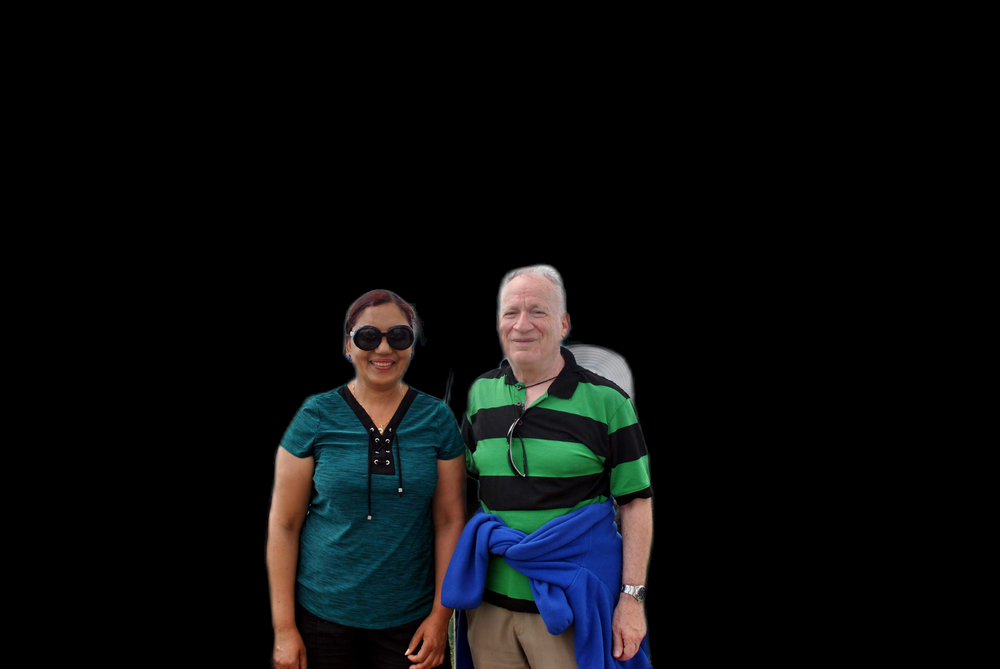
#> input picture DSC_9064_no_bg.png, 1000 x 669 px, shrunk from 3872 x 2592 before the run, given in place of ., which was not available
$ python png-clean.py .
#> lines starting #> are read from the running program, lines starting #| are printed output that depends on the picture; after the words box and inside, x2 and y2 are one past the last pixel; in counts of white or black regions, pixels touching at a corner belong together; pictures that were not available may be replaced by others from this repository, and a replacement may not be noted
import cv2
import numpy as np
from PIL import Image
import os
import argparse
import tkinter as tk
from tkinter import filedialog, messagebox, simpledialog

class PNGBackgroundCleaner:
    def __init__(self):
        self.current_image = None
        self.original_image = None
        self.mask = None
        self.drawing = False
        self.brush_size = 20
        self.mode = 'remove'  # 'remove' or 'keep'

    def load_image(self, image_path):
        """Load an image and prepare it for editing"""
#> called with image_path = '.'
        try:
            # Load image
            img = cv2.imread(image_path, cv2.IMREAD_UNCHANGED)
#> img is the input picture: shape (669, 1000, 4); mean B, G, R, A 13, 12.2, 10.4, 45

            if img is None:
                print(f"Error: Could not load image {image_path}")
                return False

            # Convert to BGRA if needed
            if len(img.shape) == 3:
                if img.shape[2] == 3:  # BGR
                    img = cv2.cvtColor(img, cv2.COLOR_BGR2BGRA)
                    # Set alpha to fully opaque
                    img[:,:,3] = 255
            elif len(img.shape) == 4:  # Already BGRA
                pass
            else:
                print(f"Error: Unsupported image format")
                return False

            self.original_image = img.copy()
            self.current_image = img.copy()
            self.mask = np.zeros(img.shape[:2], dtype=np.uint8)

            print(f"Loaded image: {image_path}")
            print(f"Size: {img.shape[1]}x{img.shape[0]}")
#| Size: 1000x669
            print(f"Channels: {img.shape[2]}")
#| Channels: 4

            return True

        except Exception as e:
            print(f"Error loading image: {e}")
            return False

    def auto_remove_white_background(self, threshold=240, tolerance=20):
        """Automatically remove white/light backgrounds"""
#> called with threshold = 240, tolerance = 20
        if self.current_image is None:
            return False

        # Convert to RGB for processing
        rgb = cv2.cvtColor(self.current_image[:,:,:3], cv2.COLOR_BGR2RGB)

        # Multiple methods to detect background
        methods_masks = []

        # Method 1: Pure white detection
        white_mask = np.all(rgb >= threshold, axis=2)
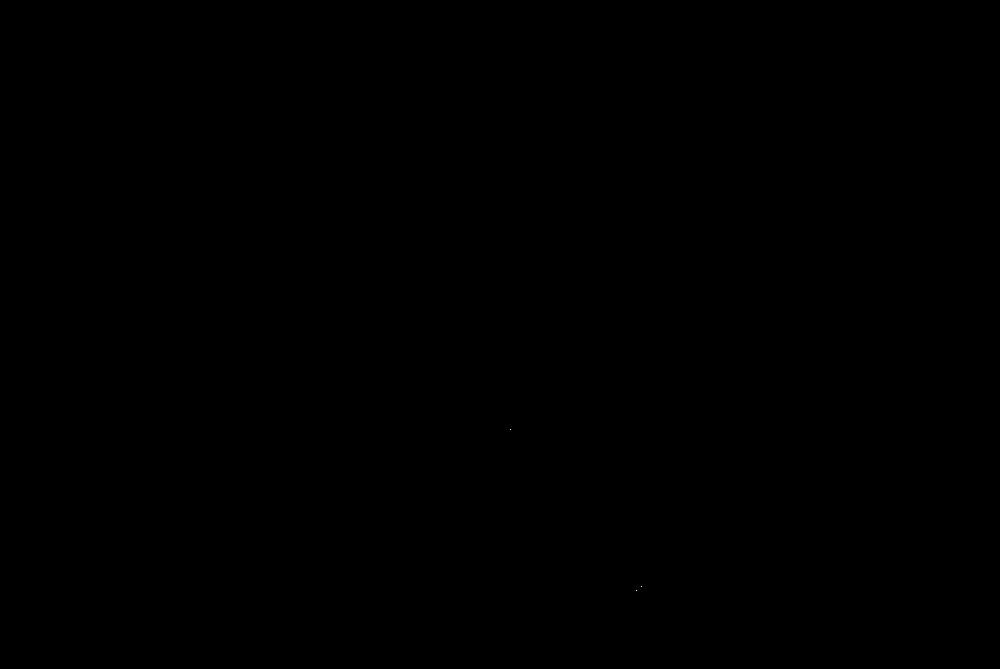
#> white_mask: shape (669, 1000) bool; 0% white in thin lines or dots, all inside (x1, y1, x2, y2) = (510, 429, 642, 591)
        methods_masks.append(white_mask)

        # Method 2: Near-white with tolerance
        near_white = np.all(rgb >= threshold - tolerance, axis=2)
#> near_white: shape (669, 1000) bool; 0.01% white in thin lines or dots, all inside (x1, y1, x2, y2) = (351, 268, 642, 594)
        methods_masks.append(near_white)

        # Method 3: Brightness-based
        gray = cv2.cvtColor(rgb, cv2.COLOR_RGB2GRAY)
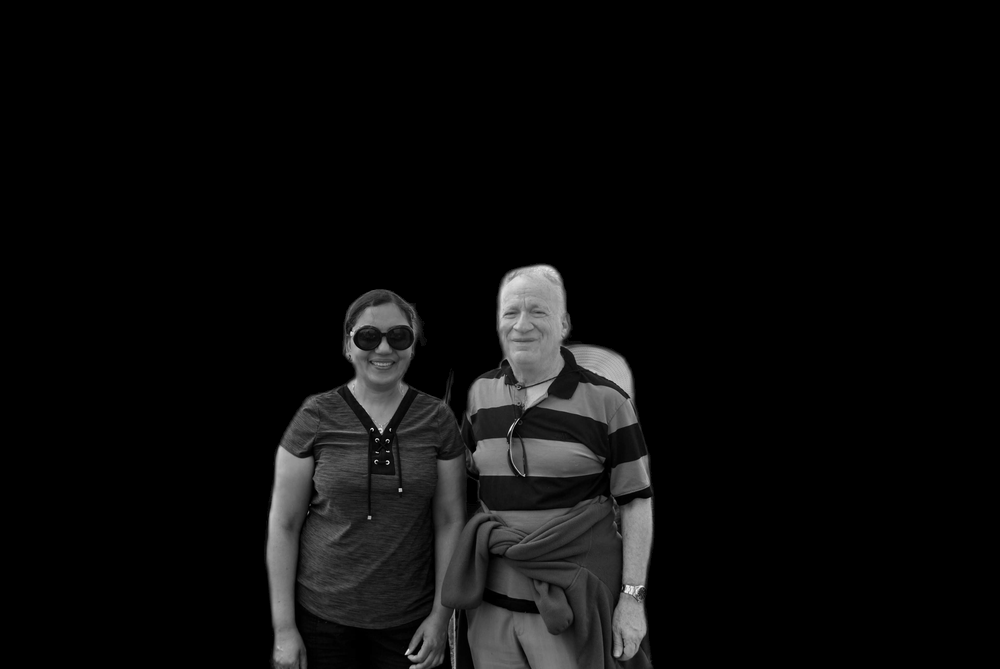
#> gray: shape (669, 1000); min 0, max 250, mean 11.7
        bright_mask = gray >= threshold
#> bright_mask: shape (669, 1000) bool; 0% white in thin lines or dots, all inside (x1, y1, x2, y2) = (510, 429, 642, 592)
        methods_masks.append(bright_mask)

        # Method 4: Color variance (low variance = likely background)
        variance = np.var(rgb, axis=2)
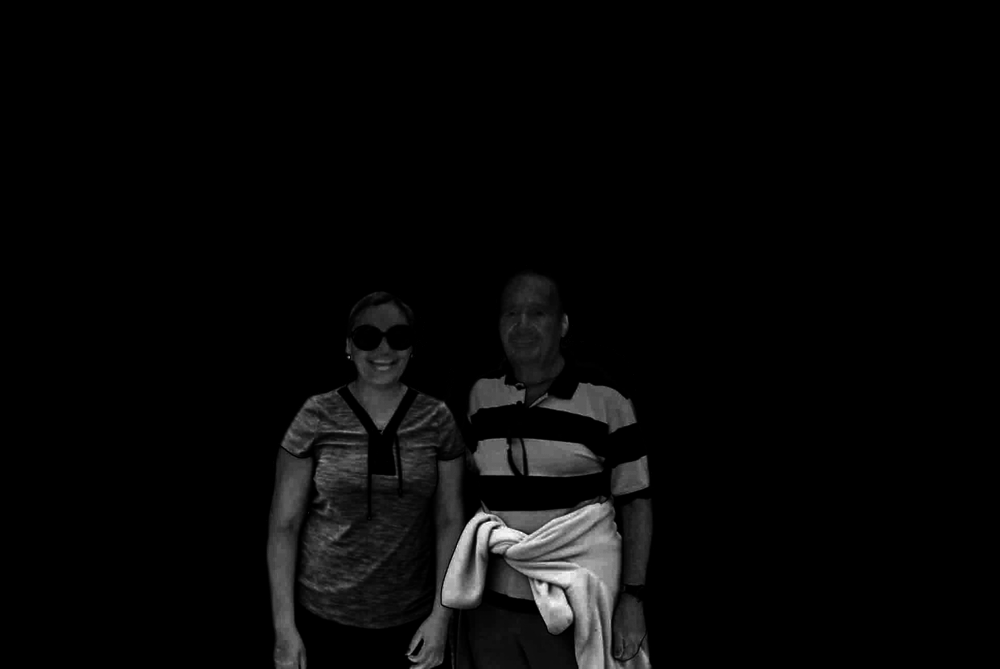
#> variance: shape (669, 1000) float64; min 0, max 4700.2, mean 145.8; drawn with min black and max white
        low_variance_mask = variance < 100  # Low color variance
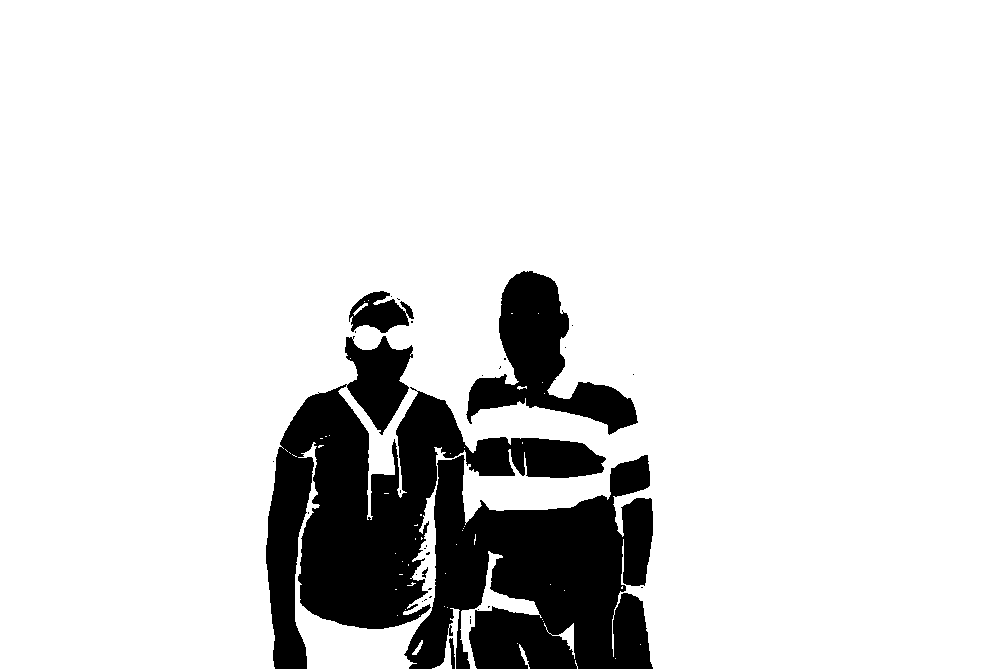
#> low_variance_mask: shape (669, 1000) bool; 86.7% white; 32 black regions (26 under 20 px), largest, box (x1, y1, x2, y2) and area: (266, 336, 606, 669) 41369, (404, 455, 653, 669) 35181, (466, 271, 638, 435) 10727, (349, 291, 414, 333) 1602, (449, 638, 455, 669) 108, (422, 567, 428, 578) 31
        bright_and_uniform = bright_mask & low_variance_mask
        methods_masks.append(bright_and_uniform)

        # Combine methods - pixel is background if multiple methods agree
        background_mask = np.zeros_like(white_mask)
        for mask in methods_masks:
            background_mask = background_mask | mask
#> this loop made 4 passes

        # Clean up the mask
        kernel = cv2.getStructuringElement(cv2.MORPH_ELLIPSE, (3, 3))
        background_mask = cv2.morphologyEx(background_mask.astype(np.uint8), cv2.MORPH_CLOSE, kernel)

        # Apply flood fill from corners to get connected background
        h, w = background_mask.shape
#> h = 669; w = 1000
        flood_mask = background_mask.copy()

        # Flood fill from all corners
        corners = [(0, 0), (0, w-1), (h-1, 0), (h-1, w-1)]
#> corners = [(0, 0), (0, 999), (668, 0), (668, 999)]
        for corner in corners:
            if background_mask[corner]:
                cv2.floodFill(flood_mask, None, corner, 255)

        # Set alpha channel - background becomes transparent
        self.current_image[:, :, 3] = np.where(flood_mask, 0, 255)

        print(f"Auto-removed background (threshold: {threshold}, tolerance: {tolerance})")
        return True

    def remove_black_areas(self, threshold=30):
        """Remove black/dark areas that might be unwanted background"""
#> called with threshold = 30
        if self.current_image is None:
            return False

        # Convert to RGB
        rgb = cv2.cvtColor(self.current_image[:,:,:3], cv2.COLOR_BGR2RGB)

        # Detect dark areas
        gray = cv2.cvtColor(rgb, cv2.COLOR_RGB2GRAY)
        dark_mask = gray <= threshold
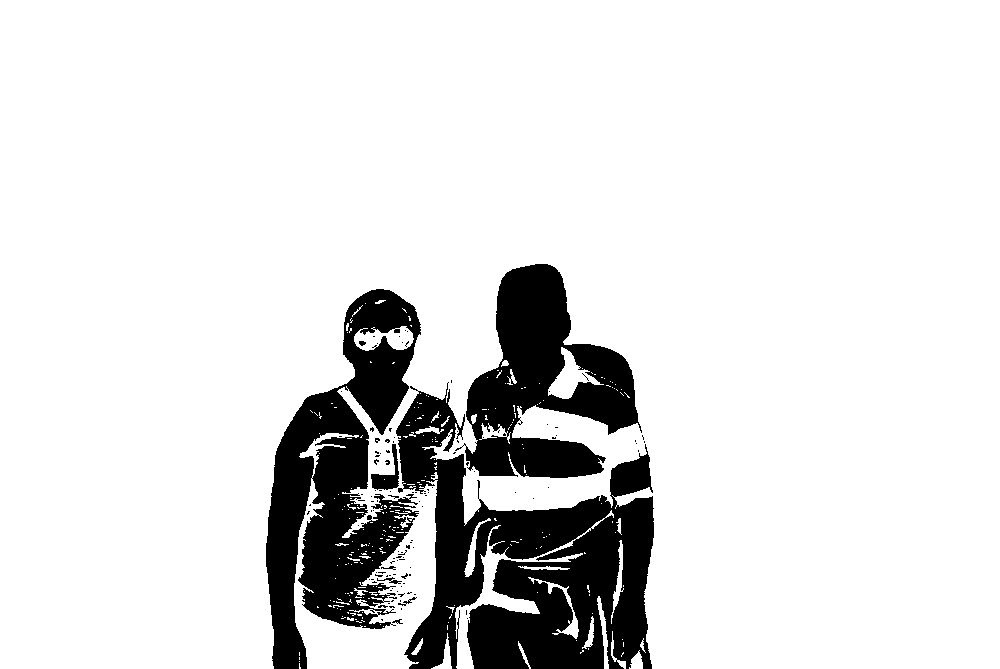
#> dark_mask: shape (669, 1000) bool; 87% white; 119 black regions (110 under 20 px), largest, box (x1, y1, x2, y2) and area: (396, 382, 654, 669) 37079, (266, 289, 421, 669) 28678, (455, 264, 642, 478) 19896

        # Clean up the mask
        kernel = cv2.getStructuringElement(cv2.MORPH_ELLIPSE, (5, 5))
#> kernel = [[0, 0, 1, 0, 0], [1, 1, 1, 1, 1], [1, 1, 1, 1, 1], [1, 1, 1, 1, 1], [0, 0, 1, 0, 0]]
        dark_mask = cv2.morphologyEx(dark_mask.astype(np.uint8), cv2.MORPH_CLOSE, kernel)
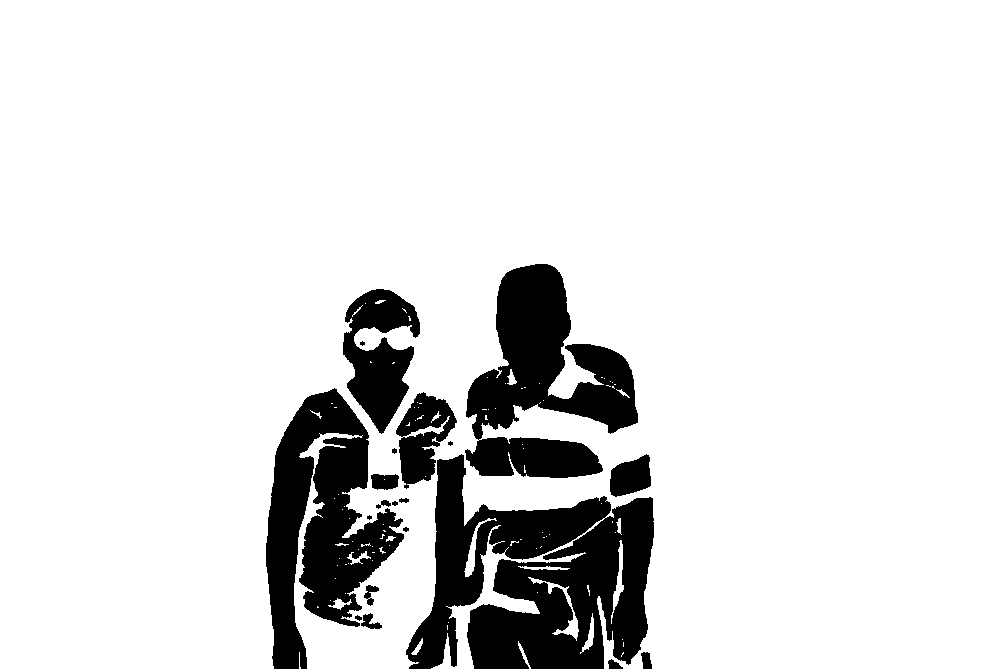
#> dark_mask: shape (669, 1000); values 0 (black) and 1 (white), 87.6% white; 20 black regions (3 under 20 px)

        # Remove small dark spots
        contours, _ = cv2.findContours(dark_mask, cv2.RETR_EXTERNAL, cv2.CHAIN_APPROX_SIMPLE)
#> contours = 59 contours, 47 with area under 20; largest, box (x1, y1, x2, y2) and area: (0, 0, 1000, 669) 612074, (528, 577, 579, 641) 356, (464, 518, 497, 577) 274, (611, 540, 624, 624) 257, (580, 613, 594, 654) 136
        for contour in contours:
            area = cv2.contourArea(contour)
            if area < 500:  # Remove small dark spots
                cv2.fillPoly(dark_mask, [contour], 0)
#> this loop made 59 passes
#> area on passes 4, 6, 9, 12, 17, 18, 25, 36, 40, 48, 49, 59: 50.5, 54, 136, 80, 356.5, 74, 75, 257, 20.5, 34.5, 274, 612074.5
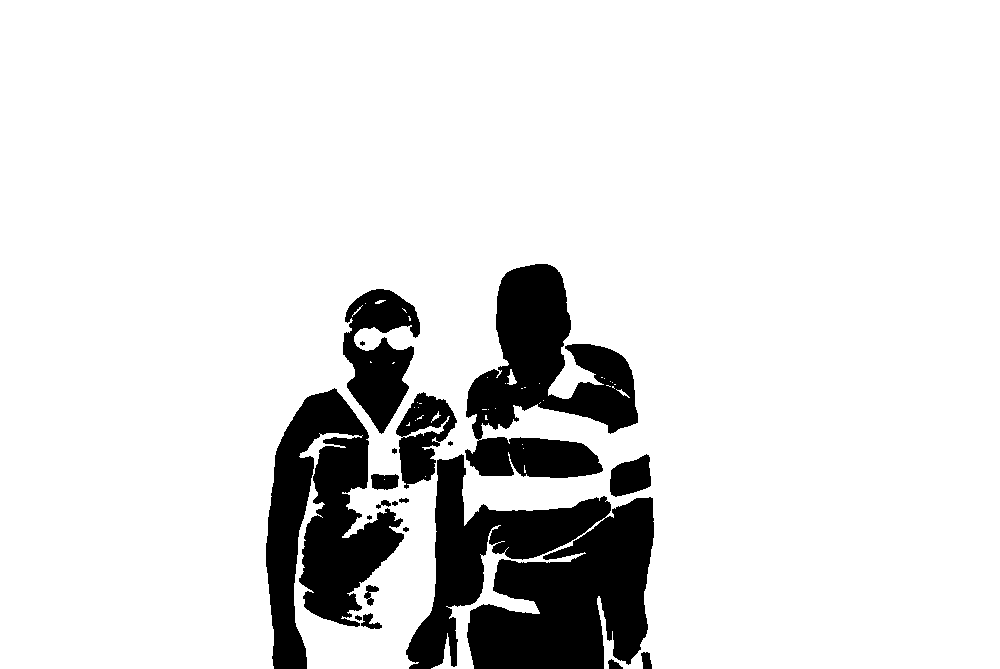
#> dark_mask: shape (669, 1000); values 0 (black) and 1 (white), 87.3% white; 20 black regions (3 under 20 px), largest, box (x1, y1, x2, y2) and area: (406, 454, 654, 669) 33035, (266, 388, 404, 669) 20458, (465, 264, 638, 478) 19456

        # Apply to alpha channel
        current_alpha = self.current_image[:, :, 3]
        new_alpha = np.where(dark_mask, 0, current_alpha)
#> new_alpha: shape (669, 1000); 12.7% white; 20 white regions (3 under 20 px), largest, box (x1, y1, x2, y2) and area: (406, 454, 654, 669) 33006, (266, 388, 404, 669) 20458, (465, 264, 638, 478) 19450
        self.current_image[:, :, 3] = new_alpha

        print(f"Removed dark areas (threshold: {threshold})")
        return True

    # [13 lines left out: function clean_edges, not called in this run]

    def fill_holes(self, min_hole_size=100):
        """Fill small holes in the person cutout"""
#> called with min_hole_size = 100
        if self.current_image is None:
            return False

        alpha = self.current_image[:, :, 3]

        # Find holes (areas of 0 alpha surrounded by non-zero alpha)
        _, binary = cv2.threshold(alpha, 127, 255, cv2.THRESH_BINARY)

        # Find contours of holes
        inverted = cv2.bitwise_not(binary)
#> inverted: shape (669, 1000); 87.3% white; 20 black regions (3 under 20 px)
        contours, _ = cv2.findContours(inverted, cv2.RETR_EXTERNAL, cv2.CHAIN_APPROX_SIMPLE)
#> contours = 5 contours, 4 with area under 20; largest, box (x1, y1, x2, y2) and area: (0, 0, 1000, 669) 612074

        holes_filled = 0
        for contour in contours:
            area = cv2.contourArea(contour)
            if area < min_hole_size:
                cv2.fillPoly(alpha, [contour], 255)
                holes_filled += 1
#> this loop made 1 pass
#> (contour, area) on pass 1: ([[636, 590]], 0)
#> after the loop, holes_filled = 0

        self.current_image[:, :, 3] = alpha
        print(f"Filled {holes_filled} small holes")
        return True

    # [37 lines left out: functions create_preview_with_checkerboard, save_image, not called in this run]

    def process_batch(self, input_paths, output_dir, auto_settings=None):
        """Process multiple images with the same settings"""
        if not os.path.exists(output_dir):
            os.makedirs(output_dir)

        if auto_settings is None:
            auto_settings = {
                'remove_white': True,
                'white_threshold': 240,
                'white_tolerance': 20,
                'remove_black': True,
                'black_threshold': 30,
                'clean_edges': True,
                'edge_blur': 2,
                'fill_holes': True,
                'hole_size': 100
            }

        results = []

        for input_path in input_paths:
            if not os.path.exists(input_path):
                print(f"File not found: {input_path}")
                continue

            print(f"\nProcessing: {input_path}")

            if not self.load_image(input_path):
                continue

            # Apply automatic cleaning
            if auto_settings['remove_white']:
                self.auto_remove_white_background(
                    auto_settings['white_threshold'],
                    auto_settings['white_tolerance']
                )

            if auto_settings['remove_black']:
                self.remove_black_areas(auto_settings['black_threshold'])

            if auto_settings['fill_holes']:
                self.fill_holes(auto_settings['hole_size'])

            if auto_settings['clean_edges']:
                self.clean_edges(auto_settings['edge_blur'])

            # Save result
            base_name = os.path.splitext(os.path.basename(input_path))[0]
            output_path = os.path.join(output_dir, f"{base_name}_cleaned.png")

            if self.save_image(output_path):
                results.append(output_path)

                # Save preview
                preview = self.create_preview_with_checkerboard()
                if preview is not None:
                    preview_path = os.path.join(output_dir, f"{base_name}_preview.png")
                    cv2.imwrite(preview_path, preview)

        return results

# [85 lines left out: function interactive_mode, not called in this run]

def main():
    parser = argparse.ArgumentParser(description='Clean PNG backgrounds for tourist photo composition')
    parser.add_argument('images', nargs='*', help='Input image files')
    parser.add_argument('-o', '--output', default='cleaned_images', help='Output directory')
    parser.add_argument('-i', '--interactive', action='store_true', help='Interactive mode')
    parser.add_argument('--white-threshold', type=int, default=240, help='White background threshold')
    parser.add_argument('--white-tolerance', type=int, default=20, help='White background tolerance')
    parser.add_argument('--black-threshold', type=int, default=30, help='Black area removal threshold')
    parser.add_argument('--no-white', action='store_true', help='Skip white background removal')
    parser.add_argument('--no-black', action='store_true', help='Skip black area removal')
    parser.add_argument('--no-holes', action='store_true', help='Skip hole filling')
    parser.add_argument('--no-edges', action='store_true', help='Skip edge cleaning')

    args = parser.parse_args()

    if args.interactive or (not args.images and len(os.sys.argv) == 1):
        interactive_mode()
        return

    if not args.images:
        print("No input images specified")
        return

    # Batch processing
    cleaner = PNGBackgroundCleaner()

    auto_settings = {
        'remove_white': not args.no_white,
        'white_threshold': args.white_threshold,
        'white_tolerance': args.white_tolerance,
        'remove_black': not args.no_black,
        'black_threshold': args.black_threshold,
        'clean_edges': not args.no_edges,
        'edge_blur': 2,
        'fill_holes': not args.no_holes,
        'hole_size': 100
    }

    print("PNG Background Cleaner - Batch Mode")
    print("="*40)

    results = cleaner.process_batch(args.images, args.output, auto_settings)

    print(f"\nProcessed {len(results)} images successfully")
    print(f"Cleaned images saved to: {args.output}/")
    print("Look for *_cleaned.png and *_preview.png files")

    if results:
        print("\nNow you can use these cleaned images with the tourist photo composer!")

if __name__ == "__main__":
#> (the run stopped early here; a loop or call above may not have finished)
